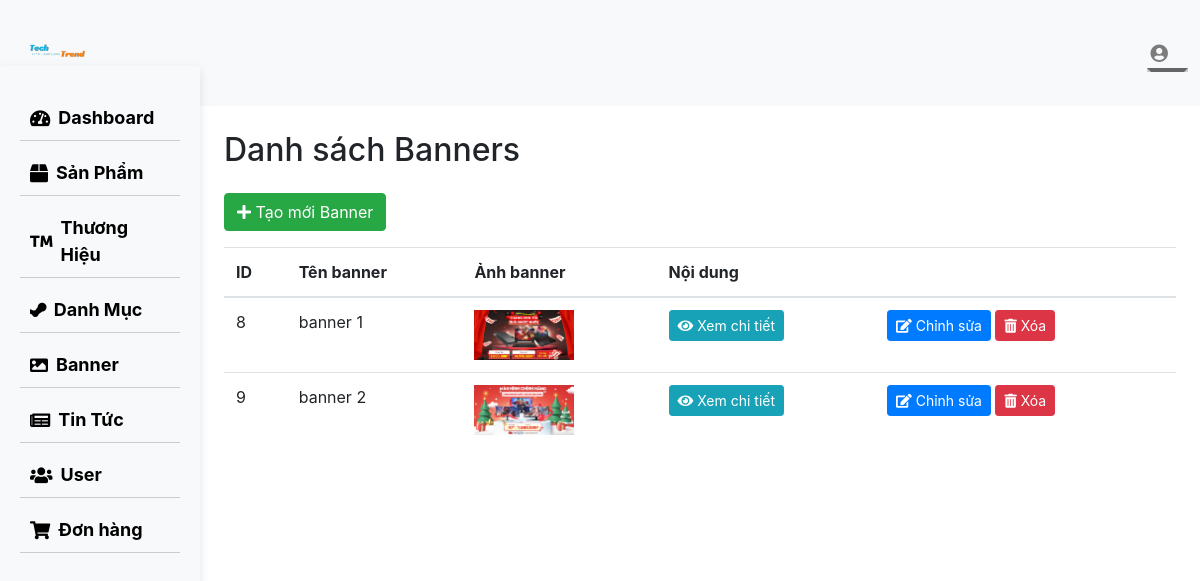
The app's page /techtrend/admin/banner/index.php with its own data.
### tables this page shows
CREATE TABLE `banners` (
  `banner_id` int(11) NOT NULL,
  `banner_name` varchar(255) NOT NULL,
  `banner_image` varchar(255) DEFAULT NULL,
  `content` text DEFAULT NULL,
  `link` varchar(255) DEFAULT NULL
);

### techtrend/admin/banner/index.php (the view, shortened to what this page needs)
<?php
include_once '../dbconnect.php';
$query = "SELECT banner_id, banner_name, banner_image, content, link FROM banners";
$result = mysqli_query($conn, $query);
?>
<!DOCTYPE html>
<html lang="en">
<head>
    <link rel="stylesheet" href="https://maxcdn.bootstrapcdn.com/bootstrap/4.0.0/css/bootstrap.min.css">
    <link rel="stylesheet" href="https://cdnjs.cloudflare.com/ajax/libs/font-awesome/5.15.2/css/all.min.css">
    <link rel="stylesheet" href="../assets/css/style.css">
</head>
<body>
    <?php
    include_once '../header.php';
    ?>
    <?php
    include_once '../sidebar.php';
    ?>
    <div class="container-fluid">
        <div class="row">
            <main role="main" class="col-md-9 ml-sm-auto col-lg-10 px-4">
                <h2 class="my-4">Danh sách Banners</h2>
                <div class="mb-3">
                    <a href="create.php" class="btn btn-success"><i class="fas fa-plus"></i> Tạo mới Banner</a>
                </div>
                <table class="table">
                    <thead>
                        <tr>
                            <th>ID</th>
                            <th>Tên banner</th>
                            <th>Ảnh banner</th>
                            <th>Nội dung</th>
                            <th></th>
                        </tr>
                    </thead>
                    <tbody>
                        <?php
                        while ($row = mysqli_fetch_assoc($result)) {
                            echo "<tr>";
                            echo "<td>{$row['banner_id']}</td>";
                            echo "<td>{$row['banner_name']}</td>";
                            echo "<td><img src='{$row['banner_image']}' alt='Ảnh banner' width='100'></td>";
                            echo "<td>
                                    <button class='btn btn-info btn-sm view-detail'
                                            data-banner-id='{$row['banner_id']}'
                                            data-banner-name='{$row['banner_name']}'
                                            data-banner-image='{$row['banner_image']}'
                                            data-banner-content='{$row['content']}'
                                    ><i class='fas fa-eye'></i> Xem chi tiết</button>
                                </td>";
                            echo "<td>
                                    <a href='edit.php?banner_id={$row['banner_id']}' class='btn btn-primary btn-sm'><i class='fas fa-edit'></i> Chỉnh sửa</a>
                                    <a href='delete.php?banner_id={$row['banner_id']}' class='btn btn-danger btn-sm' onclick=\"return confirm('Bạn có chắc chắn muốn xóa banner này không?')\"><i class='fas fa-trash-alt'></i> Xóa</a>
                                </td>";
                            echo "</tr>";
                        }
                        ?>
                    </tbody>
                </table>
            </main>
        </div>
    </div>
</body>
</html>

### techtrend/admin/assets/css/style.css (style rules this page uses)
.btn-info { color: #fff; background-color: #17a2b8; border-color: #17a2b8; }

### records on screen
banners: banner_id "8", banner_name "banner 1", banner_image (picture)
banners: banner_id "9", banner_name "banner 2", banner_image (picture)
